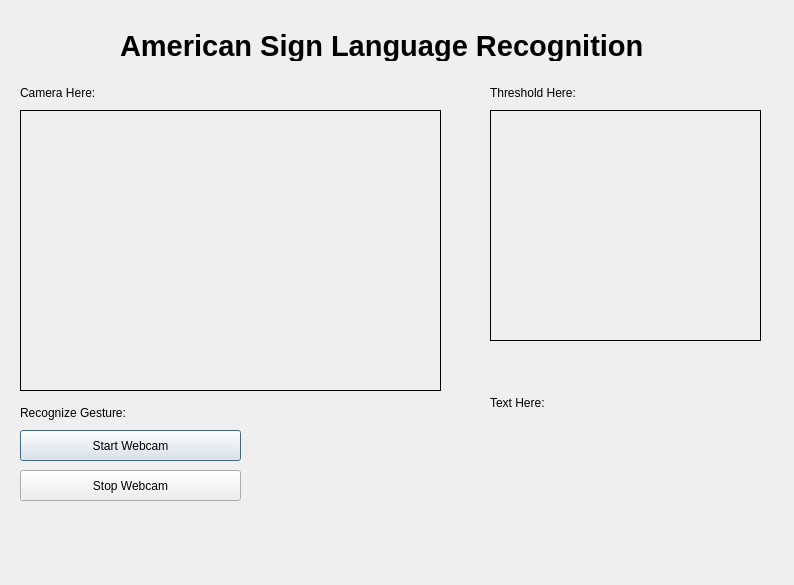
<?xml version="1.0" encoding="UTF-8"?>
<ui version="4.0">
 <class>Dialog</class>
 <widget class="QDialog" name="Dialog">
  <property name="geometry">
   <rect>
    <x>0</x>
    <y>0</y>
    <width>794</width>
    <height>585</height>
   </rect>
  </property>
  <property name="windowTitle">
   <string>Dialog</string>
  </property>
  <widget class="QPushButton" name="start_button">
   <property name="geometry">
    <rect>
     <x>20</x>
     <y>430</y>
     <width>221</width>
     <height>31</height>
    </rect>
   </property>
   <property name="text">
    <string>Start Webcam</string>
   </property>
  </widget>
  <widget class="QLabel" name="camera_display">
   <property name="geometry">
    <rect>
     <x>20</x>
     <y>110</y>
     <width>421</width>
     <height>281</height>
    </rect>
   </property>
   <property name="frameShape">
    <enum>QFrame::Box</enum>
   </property>
   <property name="text">
    <string/>
   </property>
  </widget>
  <widget class="QLabel" name="threshhold_display">
   <property name="geometry">
    <rect>
     <x>490</x>
     <y>110</y>
     <width>271</width>
     <height>231</height>
    </rect>
   </property>
   <property name="frameShape">
    <enum>QFrame::Box</enum>
   </property>
   <property name="text">
    <string/>
   </property>
  </widget>
  <widget class="QPushButton" name="stop_button">
   <property name="geometry">
    <rect>
     <x>20</x>
     <y>470</y>
     <width>221</width>
     <height>31</height>
    </rect>
   </property>
   <property name="text">
    <string>Stop Webcam</string>
   </property>
  </widget>
  <widget class="QLabel" name="color2_value">
   <property name="geometry">
    <rect>
     <x>20</x>
     <y>400</y>
     <width>361</width>
     <height>25</height>
    </rect>
   </property>
   <property name="text">
    <string>Recognize Gesture:</string>
   </property>
  </widget>
  <widget class="QLabel" name="myText">
   <property name="geometry">
    <rect>
     <x>490</x>
     <y>410</y>
     <width>141</width>
     <height>61</height>
    </rect>
   </property>
   <property name="font">
    <font>
     <pointsize>36</pointsize>
     <weight>75</weight>
     <bold>true</bold>
    </font>
   </property>
   <property name="frameShape">
    <enum>QFrame::NoFrame</enum>
   </property>
   <property name="text">
    <string/>
   </property>
  </widget>
  <widget class="QLabel" name="camera_here_text">
   <property name="geometry">
    <rect>
     <x>20</x>
     <y>80</y>
     <width>361</width>
     <height>25</height>
    </rect>
   </property>
   <property name="text">
    <string>Camera Here:</string>
   </property>
  </widget>
  <widget class="QLabel" name="Threshold_here_text">
   <property name="geometry">
    <rect>
     <x>490</x>
     <y>80</y>
     <width>361</width>
     <height>25</height>
    </rect>
   </property>
   <property name="text">
    <string>Threshold Here:</string>
   </property>
  </widget>
  <widget class="QLabel" name="toggle_text">
   <property name="geometry">
    <rect>
     <x>490</x>
     <y>390</y>
     <width>361</width>
     <height>25</height>
    </rect>
   </property>
   <property name="text">
    <string>Text Here:</string>
   </property>
  </widget>
  <widget class="QLabel" name="label">
   <property name="geometry">
    <rect>
     <x>120</x>
     <y>30</y>
     <width>551</width>
     <height>31</height>
    </rect>
   </property>
   <property name="font">
    <font>
     <pointsize>22</pointsize>
     <weight>75</weight>
     <bold>true</bold>
    </font>
   </property>
   <property name="text">
    <string>American Sign Language Recognition</string>
   </property>
  </widget>
  <zorder>start_button</zorder>
  <zorder>stop_button</zorder>
  <zorder>threshhold_display</zorder>
  <zorder>camera_display</zorder>
  <zorder>color2_value</zorder>
  <zorder>myText</zorder>
  <zorder>camera_here_text</zorder>
  <zorder>Threshold_here_text</zorder>
  <zorder>toggle_text</zorder>
  <zorder>label</zorder>
 </widget>
 <resources/>
 <connections/>
</ui>
